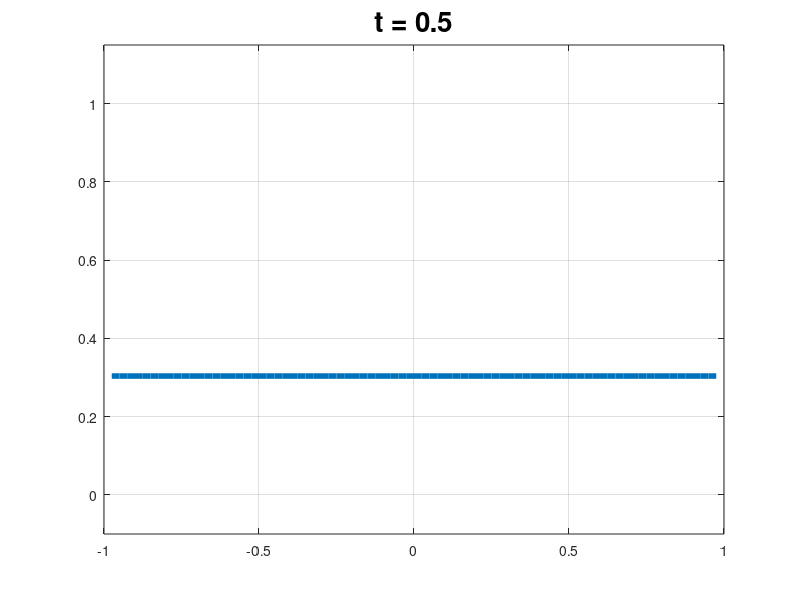

Reproduce this figure in MATLAB.
% Biharmonic diffusion: backward Euler solution of 4th-order eqn
%     u_t = -u_xxxx,  u(-1) = u(1) = u'(-1) = u'(1) = 0.

% Grid, initial data, and plotting setup:
h = .025
x = (-1+h:h:1-h)';
u = abs(x)<.3;
figure(1); clf;
plt = plot(x,u,'linewidth',4);
axis([-1 1 -.1 1.15]), grid
k = 0.05*h

% Sparse matrix for finite differencing:
N = length(x);
e = ones(N,1);
H = spdiags([-e  4*e  -6*e  4*e  -e], [-2 -1 0 1 2], N,N);
H = 1/h^4 * H;

%% BCs
% to do perodic we would have various corner terms to fill in...
% Or here's a trick: build the Laplacian
L = spdiags([e  -2*e  e], [-1 0 1], N,N);
L(1,end) = 1; L(end,1) = 1;
L = 1/h^2 * L;
H = -L^2;


Tf = 0.5;
% adjust either final time or time-step to have integer steps
numsteps = ceil(Tf / k);
%k = Tf / numsteps
Tf = k*numsteps;

I = speye(size(H));
A = I - k*H;

for n = 1:numsteps
  %unew = u + k*(H*u);     %forward euler
  %unew = u + k*(H*unew);  %backward euler
  unew = A \ u;
  u = unew;
  t = n*k;
  set(plt,'ydata',u)
  title(['t = ' num2str(t)],'fontsize',20)
  drawnow
end

